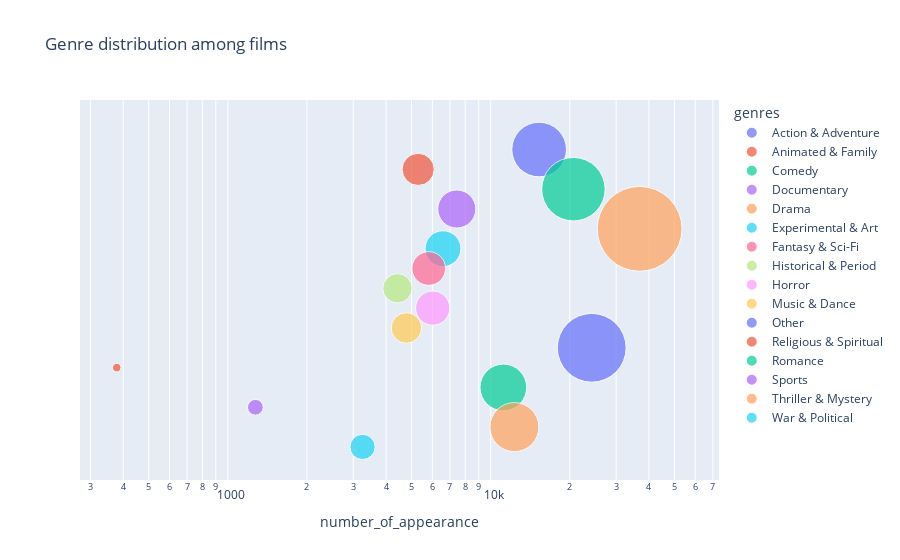

This figure's notebook cell:
### Code cell
import plotly.express as px

fig = px.scatter(all_genres_agg, 
                 x="number_of_appearance", 
                 y='genres',
                 size="number_of_appearance", 
                 color="genres", 
                 hover_name="genres", 
                 log_x= True,
                 size_max=60,
                 title='Genre distribution among films')
 
fig.update_layout(yaxis_visible=False, yaxis_showticklabels=False)
fig.show()

### Figure 1 — Plotly figure (JSON) as saved in the notebook; plotly's stock layout.template omitted (floating-point values rounded to 4 significant figures)
{"data": [{"hovertemplate": "<b>%{hovertext}</b><br><br>genres=%{y}<br>number_of_appearance=%{marker.size}<extra></extra>", "hovertext": ["Action & Adventure"], "legendgroup": "Action & Adventure", "marker": {"color": "#636efa", "size": [15285], "sizemode": "area", "sizeref": 10.24, "symbol": "circle"}, "mode": "markers", "name": "Action & Adventure", "orientation": "h", "showlegend": true, "type": "scatter", "x": [15285], "xaxis": "x", "y": ["Action & Adventure"], "yaxis": "y"}, {"hovertemplate": "<b>%{hovertext}</b><br><br>genres=%{y}<br>number_of_appearance=%{marker.size}<extra></extra>", "hovertext": ["Animated & Family"], "legendgroup": "Animated & Family", "marker": {"color": "#EF553B", "size": [5297], "sizemode": "area", "sizeref": 10.24, "symbol": "circle"}, "mode": "markers", "name": "Animated & Family", "orientation": "h", "showlegend": true, "type": "scatter", "x": [5297], "xaxis": "x", "y": ["Animated & Family"], "yaxis": "y"}, {"hovertemplate": "<b>%{hovertext}</b><br><br>genres=%{y}<br>number_of_appearance=%{marker.size}<extra></extra>", "hovertext": ["Comedy"], "legendgroup": "Comedy", "marker": {"color": "#00cc96", "size": [20643], "sizemode": "area", "sizeref": 10.24, "symbol": "circle"}, "mode": "markers", "name": "Comedy", "orientation": "h", "showlegend": true, "type": "scatter", "x": [20643], "xaxis": "x", "y": ["Comedy"], "yaxis": "y"}, {"hovertemplate": "<b>%{hovertext}</b><br><br>genres=%{y}<br>number_of_appearance=%{marker.size}<extra></extra>", "hovertext": ["Documentary"], "legendgroup": "Documentary", "marker": {"color": "#ab63fa", "size": [7431], "sizemode": "area", "sizeref": 10.24, "symbol": "circle"}, "mode": "markers", "name": "Documentary", "orientation": "h", "showlegend": true, "type": "scatter", "x": [7431], "xaxis": "x", "y": ["Documentary"], "yaxis": "y"}, {"hovertemplate": "<b>%{hovertext}</b><br><br>genres=%{y}<br>number_of_appearance=%{marker.size}<extra></extra>", "hovertext": ["Drama"], "legendgroup": "Drama", "marker": {"color": "#FFA15A", "size": [36860], "sizemode": "area", "sizeref": 10.24, "symbol": "circle"}, "mode": "markers", "name": "Drama", "orientation": "h", "showlegend": true, "type": "scatter", "x": [36860], "xaxis": "x", "y": ["Drama"], "yaxis": "y"}, {"hovertemplate": "<b>%{hovertext}</b><br><br>genres=%{y}<br>number_of_appearance=%{marker.size}<extra></extra>", "hovertext": ["Experimental & Art"], "legendgroup": "Experimental & Art", "marker": {"color": "#19d3f3", "size": [6585], "sizemode": "area", "sizeref": 10.24, "symbol": "circle"}, "mode": "markers", "name": "Experimental & Art", "orientation": "h", "showlegend": true, "type": "scatter", "x": [6585], "xaxis": "x", "y": ["Experimental & Art"], "yaxis": "y"}, {"hovertemplate": "<b>%{hovertext}</b><br><br>genres=%{y}<br>number_of_appearance=%{marker.size}<extra></extra>", "hovertext": ["Fantasy & Sci-Fi"], "legendgroup": "Fantasy & Sci-Fi", "marker": {"color": "#FF6692", "size": [5812], "sizemode": "area", "sizeref": 10.24, "symbol": "circle"}, "mode": "markers", "name": "Fantasy & Sci-Fi", "orientation": "h", "showlegend": true, "type": "scatter", "x": [5812], "xaxis": "x", "y": ["Fantasy & Sci-Fi"], "yaxis": "y"}, {"hovertemplate": "<b>%{hovertext}</b><br><br>genres=%{y}<br>number_of_appearance=%{marker.size}<extra></extra>", "hovertext": ["Historical & Period"], "legendgroup": "Historical & Period", "marker": {"color": "#B6E880", "size": [4419], "sizemode": "area", "sizeref": 10.24, "symbol": "circle"}, "mode": "markers", "name": "Historical & Period", "orientation": "h", "showlegend": true, "type": "scatter", "x": [4419], "xaxis": "x", "y": ["Historical & Period"], "yaxis": "y"}, {"hovertemplate": "<b>%{hovertext}</b><br><br>genres=%{y}<br>number_of_appearance=%{marker.size}<extra></extra>", "hovertext": ["Horror"], "legendgroup": "Horror", "marker": {"color": "#FF97FF", "size": [6019], "sizemode": "area", "sizeref": 10.24, "symbol": "circle"}, "mode": "markers", "name": "Horror", "orientation": "h", "showlegend": true, "type": "scatter", "x": [6019], "xaxis": "x", "y": ["Horror"], "yaxis": "y"}, {"hovertemplate": "<b>%{hovertext}</b><br><br>genres=%{y}<br>number_of_appearance=%{marker.size}<extra></extra>", "hovertext": ["Music & Dance"], "legendgroup": "Music & Dance", "marker": {"color": "#FECB52", "size": [4780], "sizemode": "area", "sizeref": 10.24, "symbol": "circle"}, "mode": "markers", "name": "Music & Dance", "orientation": "h", "showlegend": true, "type": "scatter", "x": [4780], "xaxis": "x", "y": ["Music & Dance"], "yaxis": "y"}, {"hovertemplate": "<b>%{hovertext}</b><br><br>genres=%{y}<br>number_of_appearance=%{marker.size}<extra></extra>", "hovertext": ["Other"], "legendgroup": "Other", "marker": {"color": "#636efa", "size": [24232], "sizemode": "area", "sizeref": 10.24, "symbol": "circle"}, "mode": "markers", "name": "Other", "orientation": "h", "showlegend": true, "type": "scatter", "x": [24232], "xaxis": "x", "y": ["Other"], "yaxis": "y"}, {"hovertemplate": "<b>%{hovertext}</b><br><br>genres=%{y}<br>number_of_appearance=%{marker.size}<extra></extra>", "hovertext": ["Religious & Spiritual"], "legendgroup": "Religious & Spiritual", "marker": {"color": "#EF553B", "size": [378], "sizemode": "area", "sizeref": 10.24, "symbol": "circle"}, "mode": "markers", "name": "Religious & Spiritual", "orientation": "h", "showlegend": true, "type": "scatter", "x": [378], "xaxis": "x", "y": ["Religious & Spiritual"], "yaxis": "y"}, {"hovertemplate": "<b>%{hovertext}</b><br><br>genres=%{y}<br>number_of_appearance=%{marker.size}<extra></extra>", "hovertext": ["Romance"], "legendgroup": "Romance", "marker": {"color": "#00cc96", "size": [11173], "sizemode": "area", "sizeref": 10.24, "symbol": "circle"}, "mode": "markers", "name": "Romance", "orientation": "h", "showlegend": true, "type": "scatter", "x": [11173], "xaxis": "x", "y": ["Romance"], "yaxis": "y"}, {"hovertemplate": "<b>%{hovertext}</b><br><br>genres=%{y}<br>number_of_appearance=%{marker.size}<extra></extra>", "hovertext": ["Sports"], "legendgroup": "Sports", "marker": {"color": "#ab63fa", "size": [1273], "sizemode": "area", "sizeref": 10.24, "symbol": "circle"}, "mode": "markers", "name": "Sports", "orientation": "h", "showlegend": true, "type": "scatter", "x": [1273], "xaxis": "x", "y": ["Sports"], "yaxis": "y"}, {"hovertemplate": "<b>%{hovertext}</b><br><br>genres=%{y}<br>number_of_appearance=%{marker.size}<extra></extra>", "hovertext": ["Thriller & Mystery"], "legendgroup": "Thriller & Mystery", "marker": {"color": "#FFA15A", "size": [12307], "sizemode": "area", "sizeref": 10.24, "symbol": "circle"}, "mode": "markers", "name": "Thriller & Mystery", "orientation": "h", "showlegend": true, "type": "scatter", "x": [12307], "xaxis": "x", "y": ["Thriller & Mystery"], "yaxis": "y"}, {"hovertemplate": "<b>%{hovertext}</b><br><br>genres=%{y}<br>number_of_appearance=%{marker.size}<extra></extra>", "hovertext": ["War & Political"], "legendgroup": "War & Political", "marker": {"color": "#19d3f3", "size": [3255], "sizemode": "area", "sizeref": 10.24, "symbol": "circle"}, "mode": "markers", "name": "War & Political", "orientation": "h", "showlegend": true, "type": "scatter", "x": [3255], "xaxis": "x", "y": ["War & Political"], "yaxis": "y"}], "layout": {"legend": {"itemsizing": "constant", "title": {"text": "genres"}, "tracegroupgap": 0}, "title": {"text": "Genre distribution among films"}, "xaxis": {"anchor": "y", "domain": [0, 1], "title": {"text": "number_of_appearance"}, "type": "log"}, "yaxis": {"anchor": "x", "categoryarray": ["War & Political", "Thriller & Mystery", "Sports", "Romance", "Religious & Spiritual", "Other", "Music & Dance", "Horror", "Historical & Period", "Fantasy & Sci-Fi", "Experimental & Art", "Drama", "Documentary", "Comedy", "Animated & Family", "Action & Adventure"], "categoryorder": "array", "domain": [0, 1], "showticklabels": false, "title": {"text": "genres"}, "visible": false}}}
